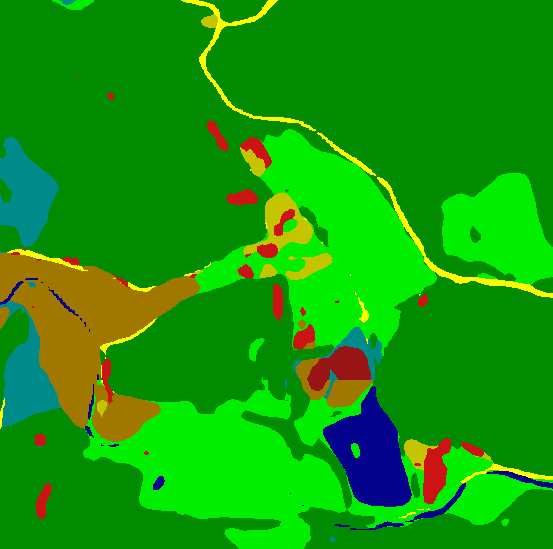
#> input picture data/A/lc.tif, 553 x 549 px, given in place of FCS_b0.png, which was not available
$ python acc_eval.py
#> lines starting #> are read from the running program, lines starting #| are printed output that depends on the picture; after the words box and inside, x2 and y2 are one past the last pixel; in counts of white or black regions, pixels touching at a corner belong together; pictures that were not available may be replaced by others from this repository, and a replacement may not be noted
import cv2
import numpy as np

pred = cv2.imread('./FCS_b0.png', -1)[:,:,0]
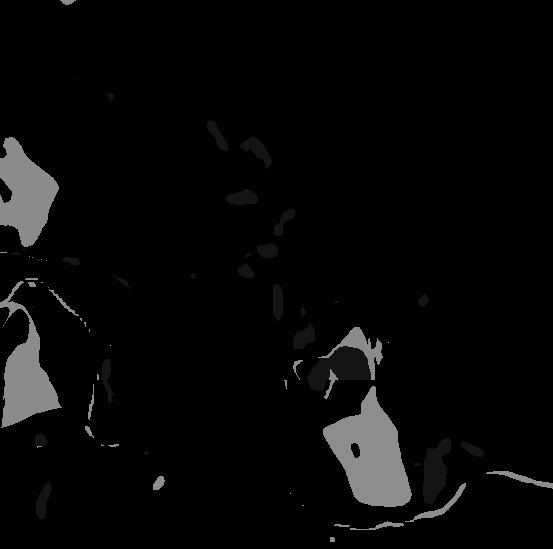
#> pred: shape (549, 553); min 0, max 141, mean 7.8
label = cv2.imread('../data/label/test.png', -1)
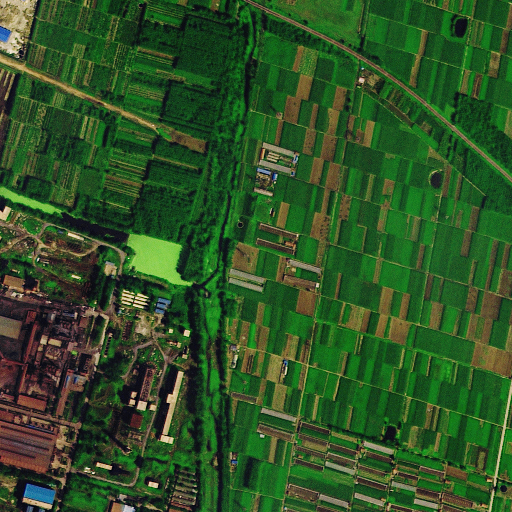
#> input picture data/A/test.tif, 512 x 512 px, given in place of test.png, which was not available
#> label is the input picture: shape (512, 512, 3); mean B, G, R 38, 81.8, 46.8
height, width = pred.shape
#> height = 549; width = 553

pred[pred > 0] = 1
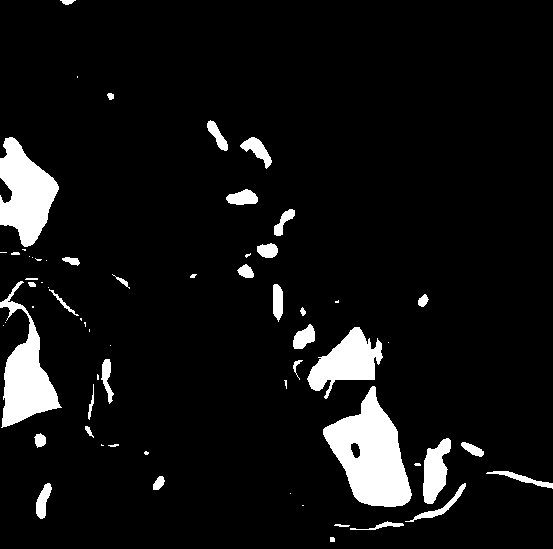
#> pred: shape (549, 553); values 0 (black) and 1 (white), 7.4% white; 64 white regions (26 under 20 px), largest, box (x1, y1, x2, y2) and area: (323, 386, 412, 507) 5914, (0, 137, 59, 247) 3867, (0, 281, 62, 428) 3674
label[label > 0] = 1
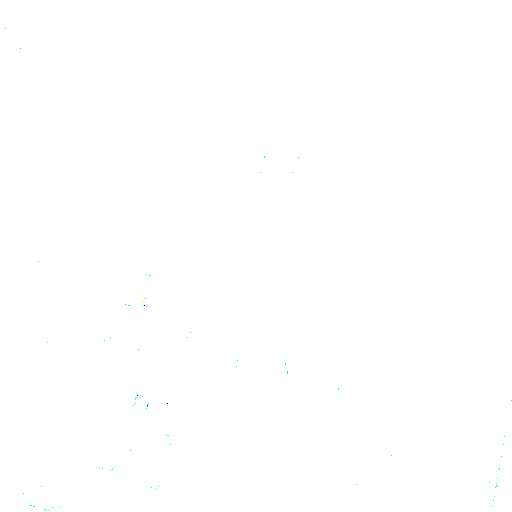
#> label: shape (512, 512, 3); mean B, G, R 1, 1, 1; drawn with 1 as white

#> (the run stopped early here; a loop or call above may not have finished)
